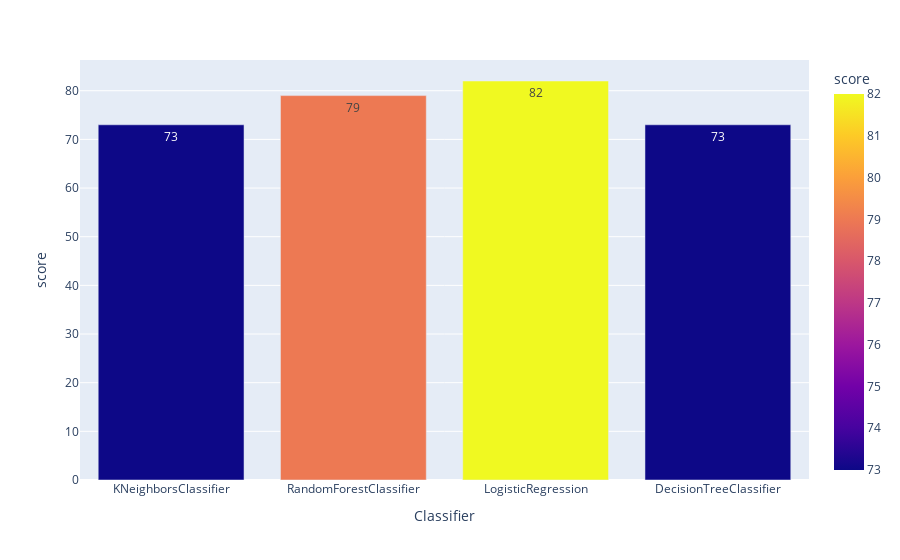

Notebook code cell kept with this figure:
### Code cell
df=pd.DataFrame({"Classifier":classifier,"score":predictedscore})
px.bar(df,x='Classifier',y='score',color='score',text='score')

### Figure 1 — Plotly figure (JSON) as saved in the notebook; plotly's stock layout.template omitted (floating-point values rounded to 4 significant figures)
{"data": [{"alignmentgroup": "True", "hovertemplate": "Classifier=%{x}<br>score=%{marker.color}<extra></extra>", "legendgroup": "", "marker": {"color": [73, 79, 82, 73], "coloraxis": "coloraxis", "pattern": {"shape": ""}}, "name": "", "offsetgroup": "", "orientation": "v", "showlegend": false, "text": [73, 79, 82, 73], "textposition": "auto", "type": "bar", "x": ["KNeighborsClassifier", "RandomForestClassifier", "LogisticRegression", "DecisionTreeClassifier"], "xaxis": "x", "y": [73, 79, 82, 73], "yaxis": "y"}], "layout": {"barmode": "relative", "coloraxis": {"colorbar": {"title": {"text": "score"}}, "colorscale": [[0, "#0d0887"], [0.1111, "#46039f"], [0.2222, "#7201a8"], [0.3333, "#9c179e"], [0.4444, "#bd3786"], [0.5556, "#d8576b"], [0.6667, "#ed7953"], [0.7778, "#fb9f3a"], [0.8889, "#fdca26"], [1, "#f0f921"]]}, "legend": {"tracegroupgap": 0}, "margin": {"t": 60}, "xaxis": {"anchor": "y", "domain": [0, 1], "title": {"text": "Classifier"}}, "yaxis": {"anchor": "x", "domain": [0, 1], "title": {"text": "score"}}}}
